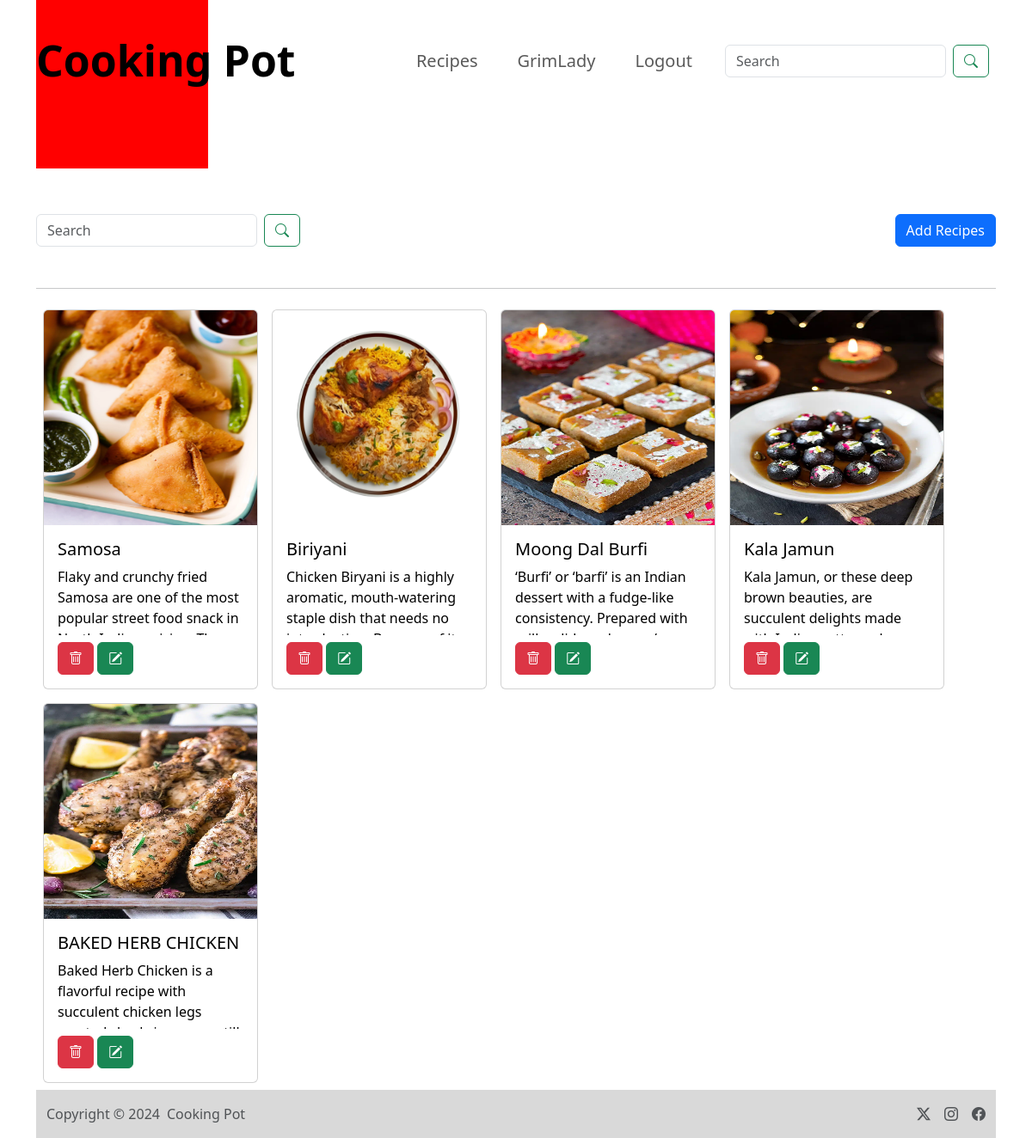
The page /recipe/ (signed in) on the database its author committed.
### All/models.py (models this page shows)
class Recipe(models.Model):
    user = models.ForeignKey(User, on_delete = models.SET_NULL, null = True, blank = True)
    recipe_name = models.CharField(max_length=100)
    recipe_description = models.TextField()
    recipe_image = models.ImageField(upload_to="images")

### All/views.py (the view, shortened to what this page needs)
# urls.py: path('recipe/', recipe, name = "recipe"),
@login_required(login_url="/login_page/")
def recipe(request):
    queryset = Recipe.objects.all()
    if request.GET.get('search'):
        queryset= queryset.filter(recipe_name__icontains = request.GET.get('search'))
    context = {'recipes' : queryset}
    return render(request, 'recipe.html', context)

### All/Templates/recipe.html (shortened to what this page needs)
{% extends "base.html" %}
{% load static %}
{% block start%}
<div class="container mt-10 ">
    <div class="d-flex justify-content-between mb-5">
      <form class="d-flex">
        <input name="search" class="form-control search-box me-2" type="search" placeholder="Search" aria-label="Search">
        <button class="btn btn-outline-success me-2" type="submit"><i class="bi bi-search"></i></button>
    </form>
    <div>
      <button type="button" class="btn btn-add btn-primary" data-bs-toggle="modal" data-bs-target="#exampleModal">Add Recipes</button>
    </div>
  </div>
  <hr>
  <div class="d-flex flex-wrap">
    {% for recipe in recipes %}
    <a href="#" class="card-link text-decoration-none text-black" data-bs-toggle="modal" data-bs-target="#recipeModal{{ recipe.id }}">
      <div class="card m-2" style="width: 250px;">
        <img src="/media/{{ recipe.recipe_image }}" class="card-img-top" style="height: 250px;">
        <div class="card-body">
          <h5 class="card-title">{{ recipe.recipe_name }}</h5>
          <p class="card-text" style="height: 80px; overflow: hidden; text-overflow: ellipsis;">{{ recipe.recipe_description }}</p>
          <a href="/delete_recipe/{{ recipe.id }}/" class="btn btn-danger mt-2"> <i class="bi bi-trash"></i> </a>
          <a href="/update_recipe/{{ recipe.id }}/" class="btn btn-success mt-2"><i class="bi bi-pencil-square"></i> </a>
        </div>
      </div>
    </a>
    {% endfor %}
  </div>
{% endblock %}

### All/Templates/base.html (shortened to what this page needs)
<!DOCTYPE html>
<html lang="en">
<head>
    <link rel="stylesheet" href="https://cdn.jsdelivr.net/npm/bootstrap-icons@1.11.3/font/bootstrap-icons.min.css">
    <link href= "https://getbootstrap.com/docs/5.3/assets/css/docs.css" rel="stylesheet"/>
    <link href="https://cdn.jsdelivr.net/npm/bootstrap@5.3.3/dist/css/bootstrap.min.css" rel="stylesheet">
</head>
<body>
  <nav class="navbar navbar-expand-lg ">
  <div class="container">
    <a class="navbar-brand mx-auto" href=" /">Cooking Pot</a>
    <div class="red-box"></div>
    <div class="collapse navbar-collapse justify-content-end" id="navbarSupportedContent">
      <ul class="navbar-nav">
        <li class="nav-item">
          <a class="nav-link" href="/recipe/">Recipes</a>
        </li>
      </ul>
      {% if request.user.is_authenticated %}
        <ul class="navbar-nav">
          <li class="nav-item">
            <span class="nav-btn nav-link"> {{ request.user }}</span>
          </li>
        </ul>
      {% endif %}
      <ul class="navbar-nav">
        <li class="nav-item">
          {% if request.user.is_authenticated %}
            <a class="nav-btn nav-link" href="/logout_page/">Logout</a>
          {% else %}
          <a class="nav-btn nav-link" href="/login_page/">Login</a>
          {% endif %}
        </li>
      </ul>
      <ul class="navbar-nav">
        <li class="nav-item">
          <form class="d-flex"><input name="search_home" class="form-control search-box me-2" type="search" placeholder="Search" aria-label="Search">
            <button class="btn btn-outline-success me-2" type="submit"><i class="bi bi-search"></i></button></form>
        </li>
      </ul>
    </div>
  </div>
  </nav>
  {% block start %}
  {% endblock %}
<div class="footer footer-start">
  <div class="container my-">
    <footer class="d-flex flex-wrap justify-content-between align-items-center py-3">
      <div class="col-md-4 d-flex align-items-center">
        <span class="text-muted">Copyright &copy; 2024 </span>
        <a href="#" class="mb-3 ms-2 mb-md-0 text-muted text-decoration-none lh-1"> Cooking Pot</a>
      </div>
      <ul class="nav col-md-4 justify-content-end list-unstyled d-flex">
        <li class="ms-3"><a class="text-muted" href="#"><i class="bi bi-twitter-x"></i></a></li>
        <li class="ms-3"><a class="text-muted" href="#"><i class="bi bi-instagram"> </i></a></li>
        <li class="ms-3"><a class="text-muted" href="#"><i class="bi bi-facebook"></i></a></li>
      </ul>
    </footer>
  </div>
</div>
</body>
</html>

### All/Templates/base.html (style rules this page uses)
html { scroll-behavior: smooth; }
.navbar-nav { margin-left: 30px; }
.red-box { background-color: red; width: 200px; height: 250px; position: absolute; }
.navbar { margin-top: 20px; }
.navbar-brand { z-index: 1; font-size: 50px; font-weight: bold; }
.mt-10 { margin-top: 8rem; }
.nav-link { font-size: 20px; }
.btn-add { display: flex; align-items: flex-end; }
.search-box { width:100% ; }
.footer-start { background-color: #D9D9D9; }
.footer { position: relative; width : 100%; bottom: 0; }

### rows shown on the page
Recipe: recipe_image (picture), recipe_name "Samosa", recipe_description "Flaky and crunchy fried Samosa are one of the most popular street food snack in…"
Recipe: recipe_image (picture), recipe_name "Biriyani", recipe_description "Chicken Biryani is a highly aromatic, mouth-watering staple dish that needs no…"
Recipe: recipe_image (picture), recipe_name "Moong Dal Burfi", recipe_description "‘Burfi’ or ‘barfi’ is an Indian dessert with a fudge-like consistency. Prepared with…"
Recipe: recipe_image (picture), recipe_name "Kala Jamun", recipe_description "Kala Jamun, or these deep brown beauties, are succulent delights made…"
Recipe: recipe_image (picture), recipe_name "BAKED HERB CHICKEN", recipe_description "Baked Herb Chicken is a flavorful recipe with succulent chicken legs…"

### other values the page prints
{{ request.user }} "GrimLady"
